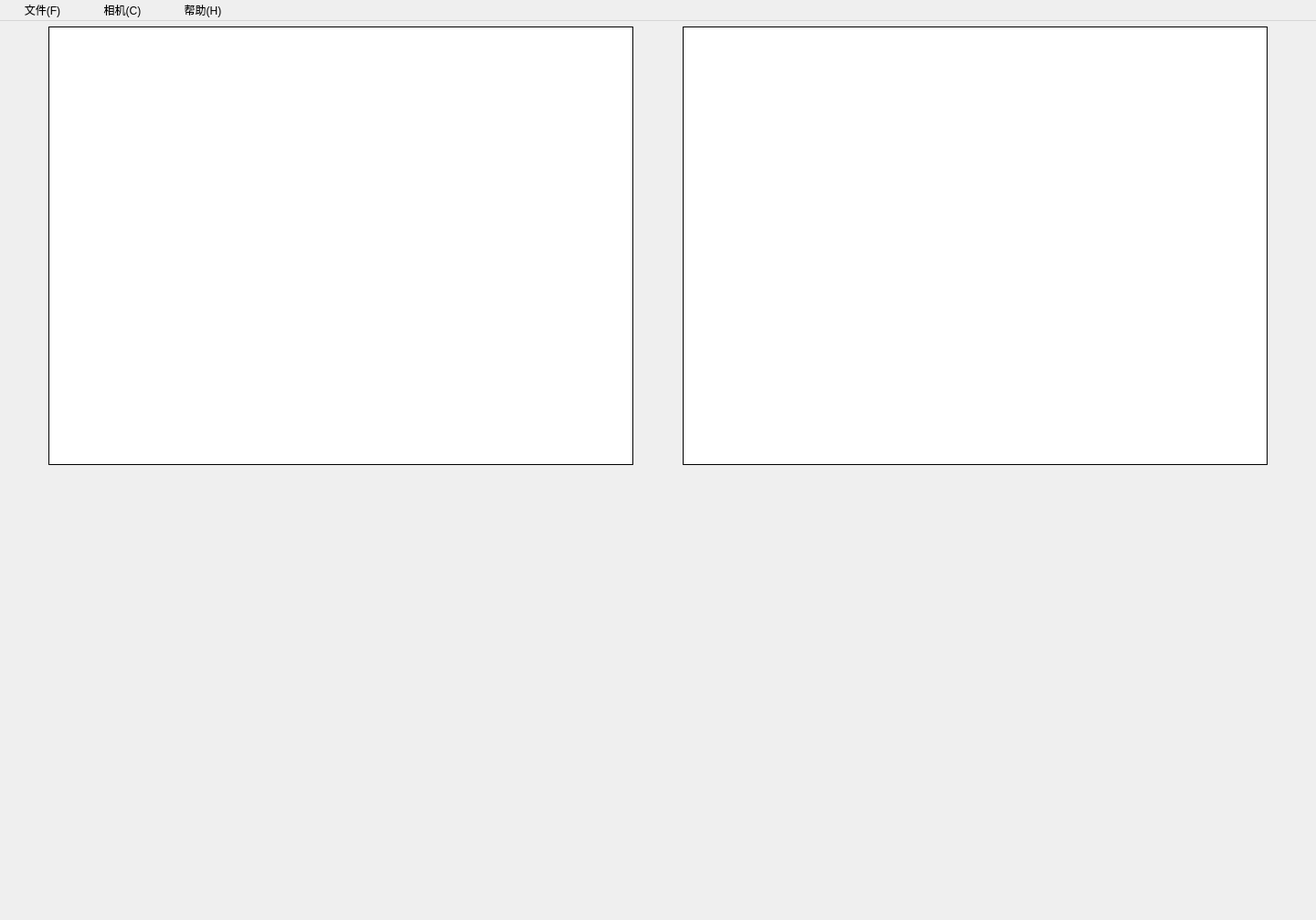
<?xml version="1.0" encoding="UTF-8"?>
<ui version="4.0">
 <class>MainWindow</class>
 <widget class="QMainWindow" name="MainWindow">
  <property name="geometry">
   <rect>
    <x>0</x>
    <y>0</y>
    <width>1440</width>
    <height>1007</height>
   </rect>
  </property>
  <property name="sizePolicy">
   <sizepolicy hsizetype="Expanding" vsizetype="Expanding">
    <horstretch>0</horstretch>
    <verstretch>0</verstretch>
   </sizepolicy>
  </property>
  <property name="windowTitle">
   <string>AstraGUI</string>
  </property>
  <widget class="QWidget" name="centralWidget">
   <property name="sizePolicy">
    <sizepolicy hsizetype="Expanding" vsizetype="Expanding">
     <horstretch>0</horstretch>
     <verstretch>0</verstretch>
    </sizepolicy>
   </property>
   <property name="styleSheet">
    <string notr="true"/>
   </property>
   <layout class="QVBoxLayout" name="verticalLayout_2">
    <property name="spacing">
     <number>0</number>
    </property>
    <property name="leftMargin">
     <number>0</number>
    </property>
    <property name="topMargin">
     <number>0</number>
    </property>
    <property name="rightMargin">
     <number>0</number>
    </property>
    <property name="bottomMargin">
     <number>0</number>
    </property>
    <item>
     <widget class="QStackedWidget" name="stackedWidget">
      <property name="sizePolicy">
       <sizepolicy hsizetype="Expanding" vsizetype="Expanding">
        <horstretch>0</horstretch>
        <verstretch>0</verstretch>
       </sizepolicy>
      </property>
      <property name="styleSheet">
       <string notr="true"/>
      </property>
      <property name="currentIndex">
       <number>0</number>
      </property>
      <widget class="QWidget" name="page_1">
       <property name="sizePolicy">
        <sizepolicy hsizetype="Expanding" vsizetype="Expanding">
         <horstretch>0</horstretch>
         <verstretch>0</verstretch>
        </sizepolicy>
       </property>
       <property name="styleSheet">
        <string notr="true"/>
       </property>
       <layout class="QVBoxLayout" name="verticalLayout">
        <property name="spacing">
         <number>0</number>
        </property>
        <property name="leftMargin">
         <number>0</number>
        </property>
        <property name="topMargin">
         <number>0</number>
        </property>
        <property name="rightMargin">
         <number>0</number>
        </property>
        <property name="bottomMargin">
         <number>0</number>
        </property>
        <item>
         <widget class="QWidget" name="widget_1" native="true">
          <property name="sizePolicy">
           <sizepolicy hsizetype="Expanding" vsizetype="Expanding">
            <horstretch>0</horstretch>
            <verstretch>0</verstretch>
           </sizepolicy>
          </property>
          <layout class="QHBoxLayout" name="horizontalLayout">
           <property name="spacing">
            <number>0</number>
           </property>
           <property name="leftMargin">
            <number>0</number>
           </property>
           <property name="topMargin">
            <number>0</number>
           </property>
           <property name="rightMargin">
            <number>0</number>
           </property>
           <property name="bottomMargin">
            <number>0</number>
           </property>
           <item>
            <spacer name="horizontalSpacer_1">
             <property name="orientation">
              <enum>Qt::Horizontal</enum>
             </property>
             <property name="sizeHint" stdset="0">
              <size>
               <width>40</width>
               <height>20</height>
              </size>
             </property>
            </spacer>
           </item>
           <item>
            <widget class="QLabel" name="label_color_1">
             <property name="sizePolicy">
              <sizepolicy hsizetype="Fixed" vsizetype="Fixed">
               <horstretch>0</horstretch>
               <verstretch>0</verstretch>
              </sizepolicy>
             </property>
             <property name="minimumSize">
              <size>
               <width>640</width>
               <height>480</height>
              </size>
             </property>
             <property name="styleSheet">
              <string notr="true">background:rgb(255, 255, 255);
border:0.5px solid black </string>
             </property>
             <property name="text">
              <string/>
             </property>
             <property name="scaledContents">
              <bool>false</bool>
             </property>
            </widget>
           </item>
           <item>
            <spacer name="horizontalSpacer_2">
             <property name="orientation">
              <enum>Qt::Horizontal</enum>
             </property>
             <property name="sizeHint" stdset="0">
              <size>
               <width>40</width>
               <height>20</height>
              </size>
             </property>
            </spacer>
           </item>
           <item>
            <widget class="QLabel" name="label_depth_1">
             <property name="sizePolicy">
              <sizepolicy hsizetype="Fixed" vsizetype="Fixed">
               <horstretch>0</horstretch>
               <verstretch>0</verstretch>
              </sizepolicy>
             </property>
             <property name="minimumSize">
              <size>
               <width>640</width>
               <height>480</height>
              </size>
             </property>
             <property name="styleSheet">
              <string notr="true">background:rgb(255, 255, 255);
border:0.5px solid black </string>
             </property>
             <property name="text">
              <string/>
             </property>
             <property name="scaledContents">
              <bool>false</bool>
             </property>
            </widget>
           </item>
           <item>
            <spacer name="horizontalSpacer_3">
             <property name="orientation">
              <enum>Qt::Horizontal</enum>
             </property>
             <property name="sizeHint" stdset="0">
              <size>
               <width>40</width>
               <height>20</height>
              </size>
             </property>
            </spacer>
           </item>
          </layout>
         </widget>
        </item>
        <item>
         <widget class="QWidget" name="widget_2" native="true">
          <property name="sizePolicy">
           <sizepolicy hsizetype="Expanding" vsizetype="Expanding">
            <horstretch>0</horstretch>
            <verstretch>0</verstretch>
           </sizepolicy>
          </property>
          <layout class="QHBoxLayout" name="horizontalLayout_2">
           <property name="spacing">
            <number>0</number>
           </property>
           <property name="leftMargin">
            <number>0</number>
           </property>
           <property name="topMargin">
            <number>0</number>
           </property>
           <property name="rightMargin">
            <number>0</number>
           </property>
           <property name="bottomMargin">
            <number>0</number>
           </property>
           <item>
            <spacer name="horizontalSpacer_4">
             <property name="orientation">
              <enum>Qt::Horizontal</enum>
             </property>
             <property name="sizeHint" stdset="0">
              <size>
               <width>40</width>
               <height>20</height>
              </size>
             </property>
            </spacer>
           </item>
           <item>
            <widget class="QVTKWidget" name="qvtkWidget_1">
             <property name="sizePolicy">
              <sizepolicy hsizetype="Fixed" vsizetype="Fixed">
               <horstretch>0</horstretch>
               <verstretch>0</verstretch>
              </sizepolicy>
             </property>
             <property name="minimumSize">
              <size>
               <width>640</width>
               <height>480</height>
              </size>
             </property>
            </widget>
           </item>
           <item>
            <spacer name="horizontalSpacer_5">
             <property name="orientation">
              <enum>Qt::Horizontal</enum>
             </property>
             <property name="sizeHint" stdset="0">
              <size>
               <width>40</width>
               <height>20</height>
              </size>
             </property>
            </spacer>
           </item>
          </layout>
         </widget>
        </item>
       </layout>
      </widget>
      <widget class="QWidget" name="page_2">
       <property name="sizePolicy">
        <sizepolicy hsizetype="Expanding" vsizetype="Expanding">
         <horstretch>0</horstretch>
         <verstretch>0</verstretch>
        </sizepolicy>
       </property>
       <layout class="QVBoxLayout" name="verticalLayout_3">
        <property name="spacing">
         <number>0</number>
        </property>
        <property name="leftMargin">
         <number>0</number>
        </property>
        <property name="topMargin">
         <number>0</number>
        </property>
        <property name="rightMargin">
         <number>0</number>
        </property>
        <property name="bottomMargin">
         <number>0</number>
        </property>
        <item>
         <widget class="QWidget" name="widget_3" native="true">
          <property name="sizePolicy">
           <sizepolicy hsizetype="Expanding" vsizetype="Expanding">
            <horstretch>0</horstretch>
            <verstretch>0</verstretch>
           </sizepolicy>
          </property>
          <layout class="QHBoxLayout" name="horizontalLayout_4">
           <property name="spacing">
            <number>0</number>
           </property>
           <property name="leftMargin">
            <number>0</number>
           </property>
           <property name="topMargin">
            <number>0</number>
           </property>
           <property name="rightMargin">
            <number>0</number>
           </property>
           <property name="bottomMargin">
            <number>0</number>
           </property>
           <item>
            <spacer name="horizontalSpacer_6">
             <property name="orientation">
              <enum>Qt::Horizontal</enum>
             </property>
             <property name="sizeHint" stdset="0">
              <size>
               <width>247</width>
               <height>20</height>
              </size>
             </property>
            </spacer>
           </item>
           <item>
            <widget class="QLabel" name="label_color_2">
             <property name="sizePolicy">
              <sizepolicy hsizetype="Fixed" vsizetype="Fixed">
               <horstretch>0</horstretch>
               <verstretch>0</verstretch>
              </sizepolicy>
             </property>
             <property name="minimumSize">
              <size>
               <width>320</width>
               <height>240</height>
              </size>
             </property>
             <property name="styleSheet">
              <string notr="true">background:rgb(255, 255, 255);
border:0.5px solid black </string>
             </property>
             <property name="text">
              <string/>
             </property>
             <property name="scaledContents">
              <bool>false</bool>
             </property>
            </widget>
           </item>
           <item>
            <spacer name="horizontalSpacer_7">
             <property name="orientation">
              <enum>Qt::Horizontal</enum>
             </property>
             <property name="sizeHint" stdset="0">
              <size>
               <width>247</width>
               <height>20</height>
              </size>
             </property>
            </spacer>
           </item>
           <item>
            <widget class="QLabel" name="label_depth_2">
             <property name="sizePolicy">
              <sizepolicy hsizetype="Fixed" vsizetype="Fixed">
               <horstretch>0</horstretch>
               <verstretch>0</verstretch>
              </sizepolicy>
             </property>
             <property name="minimumSize">
              <size>
               <width>320</width>
               <height>240</height>
              </size>
             </property>
             <property name="styleSheet">
              <string notr="true">background:rgb(255, 255, 255);
border:0.5px solid black </string>
             </property>
             <property name="text">
              <string/>
             </property>
             <property name="scaledContents">
              <bool>false</bool>
             </property>
            </widget>
           </item>
           <item>
            <spacer name="horizontalSpacer_8">
             <property name="orientation">
              <enum>Qt::Horizontal</enum>
             </property>
             <property name="sizeHint" stdset="0">
              <size>
               <width>247</width>
               <height>20</height>
              </size>
             </property>
            </spacer>
           </item>
          </layout>
         </widget>
        </item>
        <item>
         <widget class="QWidget" name="widget_4" native="true">
          <property name="sizePolicy">
           <sizepolicy hsizetype="Expanding" vsizetype="Expanding">
            <horstretch>0</horstretch>
            <verstretch>0</verstretch>
           </sizepolicy>
          </property>
          <layout class="QHBoxLayout" name="horizontalLayout_6">
           <property name="spacing">
            <number>0</number>
           </property>
           <property name="leftMargin">
            <number>0</number>
           </property>
           <property name="topMargin">
            <number>0</number>
           </property>
           <property name="rightMargin">
            <number>0</number>
           </property>
           <property name="bottomMargin">
            <number>0</number>
           </property>
           <item>
            <spacer name="horizontalSpacer_9">
             <property name="orientation">
              <enum>Qt::Horizontal</enum>
             </property>
             <property name="sizeHint" stdset="0">
              <size>
               <width>40</width>
               <height>20</height>
              </size>
             </property>
            </spacer>
           </item>
           <item>
            <widget class="QVTKWidget" name="qvtkWidget_2">
             <property name="sizePolicy">
              <sizepolicy hsizetype="Fixed" vsizetype="Fixed">
               <horstretch>0</horstretch>
               <verstretch>0</verstretch>
              </sizepolicy>
             </property>
             <property name="minimumSize">
              <size>
               <width>640</width>
               <height>480</height>
              </size>
             </property>
            </widget>
           </item>
           <item>
            <spacer name="horizontalSpacer_10">
             <property name="orientation">
              <enum>Qt::Horizontal</enum>
             </property>
             <property name="sizeHint" stdset="0">
              <size>
               <width>40</width>
               <height>20</height>
              </size>
             </property>
            </spacer>
           </item>
          </layout>
         </widget>
        </item>
       </layout>
      </widget>
      <widget class="QWidget" name="page_3">
       <layout class="QHBoxLayout" name="horizontalLayout_7">
        <property name="spacing">
         <number>0</number>
        </property>
        <property name="leftMargin">
         <number>0</number>
        </property>
        <property name="topMargin">
         <number>0</number>
        </property>
        <property name="rightMargin">
         <number>0</number>
        </property>
        <property name="bottomMargin">
         <number>0</number>
        </property>
        <item>
         <spacer name="horizontalSpacer_11">
          <property name="orientation">
           <enum>Qt::Horizontal</enum>
          </property>
          <property name="sizeHint" stdset="0">
           <size>
            <width>77</width>
            <height>20</height>
           </size>
          </property>
         </spacer>
        </item>
        <item>
         <widget class="QLabel" name="label_color_3">
          <property name="sizePolicy">
           <sizepolicy hsizetype="Fixed" vsizetype="Fixed">
            <horstretch>0</horstretch>
            <verstretch>0</verstretch>
           </sizepolicy>
          </property>
          <property name="minimumSize">
           <size>
            <width>1280</width>
            <height>720</height>
           </size>
          </property>
          <property name="styleSheet">
           <string notr="true">background:rgb(255, 255, 255);
border:0.5px solid black </string>
          </property>
          <property name="text">
           <string/>
          </property>
          <property name="scaledContents">
           <bool>false</bool>
          </property>
         </widget>
        </item>
        <item>
         <spacer name="horizontalSpacer_12">
          <property name="orientation">
           <enum>Qt::Horizontal</enum>
          </property>
          <property name="sizeHint" stdset="0">
           <size>
            <width>77</width>
            <height>20</height>
           </size>
          </property>
         </spacer>
        </item>
       </layout>
      </widget>
     </widget>
    </item>
   </layout>
  </widget>
  <widget class="QMenuBar" name="menuBar">
   <property name="geometry">
    <rect>
     <x>0</x>
     <y>0</y>
     <width>1440</width>
     <height>25</height>
    </rect>
   </property>
   <widget class="QMenu" name="menu_1">
    <property name="title">
     <string>     文件(F)     </string>
    </property>
    <addaction name="separator"/>
    <addaction name="action_save_colorMat"/>
    <addaction name="separator"/>
    <addaction name="action_save_depthMat"/>
    <addaction name="separator"/>
    <addaction name="action_save_pointcloud"/>
    <addaction name="separator"/>
    <addaction name="action_open_colorMat"/>
    <addaction name="separator"/>
    <addaction name="action_open_depthMat"/>
    <addaction name="separator"/>
    <addaction name="action_open_pointcloud"/>
    <addaction name="separator"/>
    <addaction name="action_close_all"/>
    <addaction name="separator"/>
    <addaction name="action_exit"/>
   </widget>
   <widget class="QMenu" name="menu_2">
    <property name="title">
     <string>     相机(C)     </string>
    </property>
    <addaction name="separator"/>
    <addaction name="action_open_camera"/>
    <addaction name="separator"/>
    <addaction name="action_close_camera"/>
   </widget>
   <widget class="QMenu" name="menu_3">
    <property name="title">
     <string>     帮助(H)     </string>
    </property>
    <addaction name="separator"/>
    <addaction name="action_help_guide"/>
    <addaction name="separator"/>
    <addaction name="action_help_about"/>
   </widget>
   <addaction name="menu_1"/>
   <addaction name="menu_2"/>
   <addaction name="menu_3"/>
  </widget>
  <action name="action_open_camera">
   <property name="icon">
    <iconset resource="res.qrc">
     <normaloff>:/png/open_camera.png</normaloff>:/png/open_camera.png</iconset>
   </property>
   <property name="text">
    <string>开启相机</string>
   </property>
   <property name="shortcut">
    <string>O</string>
   </property>
  </action>
  <action name="action_close_camera">
   <property name="icon">
    <iconset resource="res.qrc">
     <normaloff>:/png/close_camera.png</normaloff>:/png/close_camera.png</iconset>
   </property>
   <property name="text">
    <string>关闭相机</string>
   </property>
   <property name="shortcut">
    <string>C</string>
   </property>
  </action>
  <action name="action_save_colorMat">
   <property name="icon">
    <iconset resource="res.qrc">
     <normaloff>:/png/save.png</normaloff>:/png/save.png</iconset>
   </property>
   <property name="text">
    <string>保存彩色图</string>
   </property>
   <property name="shortcut">
    <string>Ctrl+D</string>
   </property>
  </action>
  <action name="action_save_depthMat">
   <property name="text">
    <string>保存深度图</string>
   </property>
   <property name="shortcut">
    <string>Ctrl+C</string>
   </property>
  </action>
  <action name="action_save_pointcloud">
   <property name="text">
    <string>保存点云</string>
   </property>
   <property name="shortcut">
    <string>Ctrl+P</string>
   </property>
  </action>
  <action name="action_help_guide">
   <property name="icon">
    <iconset resource="res.qrc">
     <normaloff>:/png/help_.png</normaloff>:/png/help_.png</iconset>
   </property>
   <property name="text">
    <string>使用说明</string>
   </property>
   <property name="shortcut">
    <string>Ctrl+H</string>
   </property>
  </action>
  <action name="action_help_about">
   <property name="icon">
    <iconset resource="res.qrc">
     <normaloff>:/png/about.png</normaloff>:/png/about.png</iconset>
   </property>
   <property name="text">
    <string>关于AstraGUI</string>
   </property>
   <property name="shortcut">
    <string>Ctrl+A</string>
   </property>
  </action>
  <action name="action_set_camera">
   <property name="text">
    <string>相机设置</string>
   </property>
   <property name="shortcut">
    <string>S</string>
   </property>
  </action>
  <action name="action_open_colorMat">
   <property name="icon">
    <iconset resource="res.qrc">
     <normaloff>:/png/open.png</normaloff>:/png/open.png</iconset>
   </property>
   <property name="text">
    <string>打开彩色图</string>
   </property>
   <property name="shortcut">
    <string>Alt+D</string>
   </property>
  </action>
  <action name="action_open_depthMat">
   <property name="text">
    <string>打开深度图</string>
   </property>
   <property name="shortcut">
    <string>Alt+C</string>
   </property>
  </action>
  <action name="action_open_pointcloud">
   <property name="text">
    <string>打开点云</string>
   </property>
   <property name="shortcut">
    <string>Alt+P</string>
   </property>
  </action>
  <action name="action_exit">
   <property name="icon">
    <iconset resource="res.qrc">
     <normaloff>:/png/exit.png</normaloff>:/png/exit.png</iconset>
   </property>
   <property name="text">
    <string>退出</string>
   </property>
   <property name="shortcut">
    <string>Ctrl+X</string>
   </property>
  </action>
  <action name="action_close_all">
   <property name="icon">
    <iconset resource="res.qrc">
     <normaloff>:/png/close.png</normaloff>:/png/close.png</iconset>
   </property>
   <property name="text">
    <string>关闭所有文件</string>
   </property>
   <property name="shortcut">
    <string>Ctrl+E</string>
   </property>
  </action>
 </widget>
 <layoutdefault spacing="6" margin="11"/>
 <customwidgets>
  <customwidget>
   <class>QVTKWidget</class>
   <extends>QWidget</extends>
   <header>QVTKWidget.h</header>
  </customwidget>
 </customwidgets>
 <resources>
  <include location="res.qrc"/>
 </resources>
 <connections/>
</ui>
